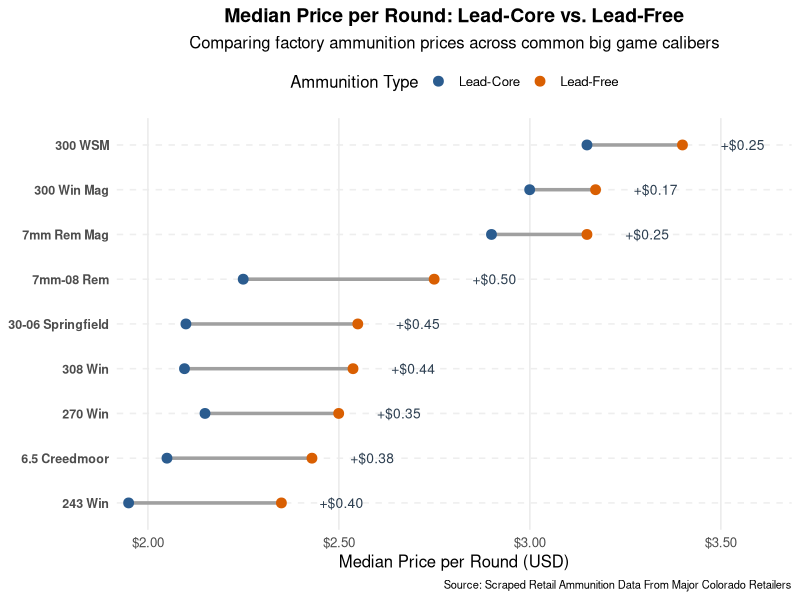
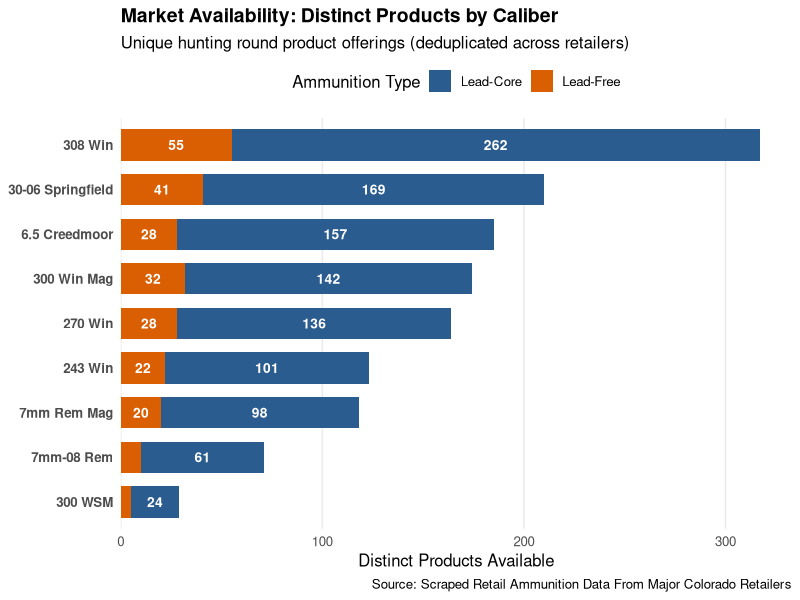
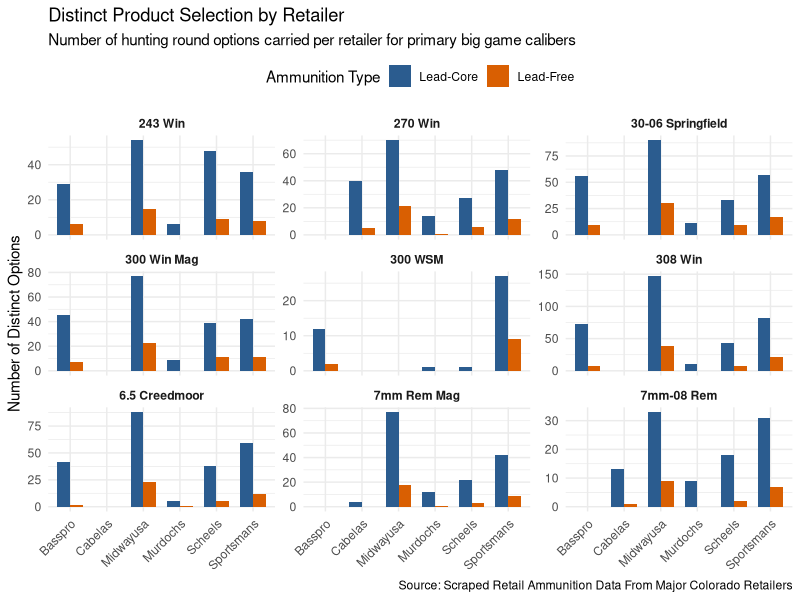
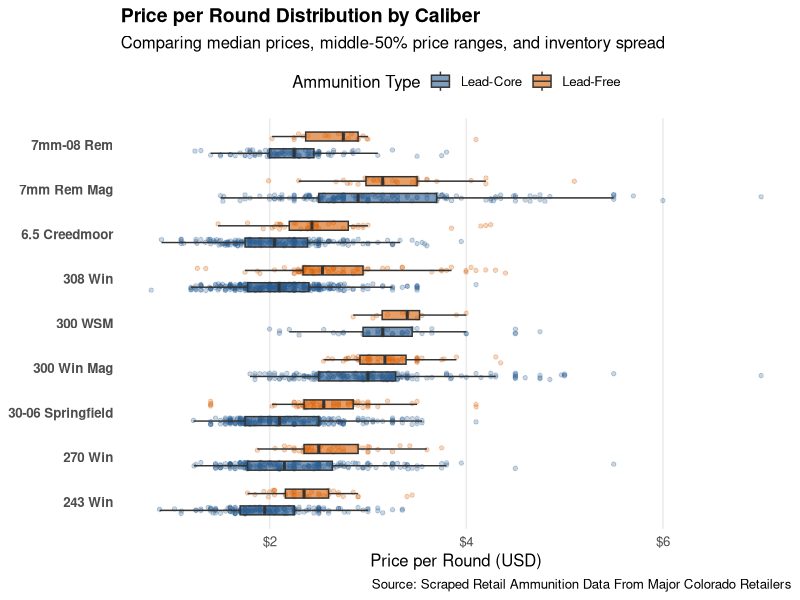
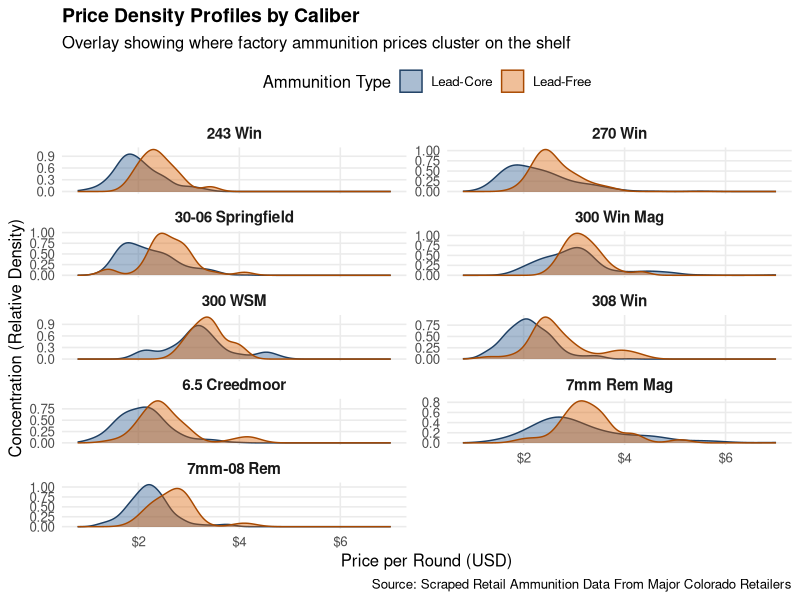

Reproduce these figures in R, in order.
## ---- chunk 1
knitr::opts_chunk$set(
  echo = TRUE,
  warning = FALSE,
  message = FALSE,
  fig.width = 9,
  fig.height = 6,
  dpi = 300
)

library(tidyverse)
library(knitr)
library(scales)
library(readxl)
library(writexl)

# Focus on common big game calibers in Colorado/Western hunting
key_calibers <- c("270 Win", "308 Win", "30-06 Springfield", "6.5 Creedmoor", "300 Win Mag", "300 WSM", "243 Win", "7mm Rem Mag", "7mm-08 Rem")

# Load cleaned dataset
ammo <- read_excel("results/ammo_clean.xlsx") %>%
  filter(
    !str_detect(coalesce(name, ""), regex("FMJ|Full Metal", ignore_case = TRUE))
  ) %>%
  mutate(dedup_id = coalesce(upc, mpn, name)) %>%
  group_by(retailer, dedup_id) %>%
  slice_max(order_by = date, n = 1, with_ties = FALSE) %>%
  ungroup() %>%
  filter(caliber %in% key_calibers)
## ---- chunk 2
overall_summary <- ammo %>%
  filter(!is.na(ppr), ppr > 0) %>%
  summarise(
    `Total Listings` = n(),
    `Mean PPR`       = mean(ppr, na.rm = TRUE),
    `Median PPR`     = median(ppr, na.rm = TRUE),
    `Min PPR`        = min(ppr, na.rm = TRUE),
    `Max PPR`        = max(ppr, na.rm = TRUE),
    `IQR PPR`        = IQR(ppr, na.rm = TRUE)
  )

kable(overall_summary, digits = 2, caption = "High-Level Market Summary (USD per Round)")
## ---- chunk 3
lead_vs_free_summary <- ammo %>%
  filter(!is.na(category), !is.na(caliber), !is.na(ppr)) %>%
  group_by(caliber, category) %>%
  summarise(
    count      = n(),
    median_ppr = median(ppr, na.rm = TRUE),
    mean_ppr   = mean(ppr, na.rm = TRUE),
    sd_ppr     = sd(ppr, na.rm = TRUE),
    .groups    = "drop"
  ) %>%
  arrange(caliber, category)

plot_data <- lead_vs_free_summary %>%
  select(caliber, category, median_ppr) %>%
  pivot_wider(names_from = category, values_from = median_ppr) %>%
  rename(Lead_Core = `Lead-Core`, Lead_Free = `Lead-Free`) %>%
  mutate(
    premium = Lead_Free - Lead_Core,
    caliber = reorder(caliber, Lead_Free)
  )
## ---- chunk 4
p_dumbbell <- ggplot(plot_data) +
  geom_segment(
    aes(x = Lead_Core, xend = Lead_Free, y = caliber, yend = caliber),
    color = "#a0a0a0", size = 1.2
  ) +
  geom_point(aes(x = Lead_Core, y = caliber, color = "Lead-Core"), size = 3) +
  geom_point(aes(x = Lead_Free, y = caliber, color = "Lead-Free"), size = 3) +
  geom_text(
    aes(
      x = pmax(Lead_Free, Lead_Core, na.rm = TRUE) + 0.1,
      y = caliber,
      label = ifelse(premium >= 0, sprintf("+$%.2f", premium), sprintf("-$%.2f", abs(premium)))
    ),
    hjust = 0, size = 3.5, color = "#2c3e50"
  ) +
  scale_color_manual(
    name = "Ammunition Type",
    values = c("Lead-Core" = "#2b5c8f", "Lead-Free" = "#d95f02")
  ) +
  scale_x_continuous(
    labels = dollar_format(),
    expand = expansion(mult = c(0.02, 0.12))
  ) +
  labs(
    title = "Median Price per Round: Lead-Core vs. Lead-Free",
    subtitle = "Comparing factory ammunition prices across common big game calibers",
    x = "Median Price per Round (USD)",
    y = NULL,
    caption = "Source: Scraped Retail Ammunition Data From Major Colorado Retailers"
  ) +
  theme_minimal(base_size = 12) +
  theme(
    legend.position = "top",
    panel.grid.minor = element_blank(),
    panel.grid.major.y = element_line(color = "#eeeeee", linetype = "dashed"),
    plot.title = element_text(face = "bold", size = 14, hjust = 0.5),
    plot.subtitle = element_text(hjust = 0.5),
    axis.text.y = element_text(face = "bold", size = 9),
    plot.caption = element_text(size = 8)
  )

p_dumbbell
## ---- chunk 5
formatted_table <- plot_data %>%
  arrange(desc(Lead_Free)) %>%
  mutate(
    Lead_Core = sprintf("$%.2f", Lead_Core),
    Lead_Free = sprintf("$%.2f", Lead_Free),
    premium   = ifelse(premium >= 0, sprintf("+$%.2f", premium), sprintf("-$%.2f", abs(premium)))
  ) %>%
  rename(
    Caliber = caliber,
    `Lead-Core (\\$/rd)` = Lead_Core,
    `Lead-Free (\\$/rd)` = Lead_Free,
    `Lead-Free Premium` = premium
  )

kable(formatted_table, align = c("l", "r", "r", "r"), caption = "Ammunition Pricing Comparison by Caliber")
## ---- chunk 6
# Deduplicate on distinct products across all stores
unique_ammo <- ammo %>%
  filter(
    !str_detect(coalesce(name, ""), regex("FMJ|Full Metal", ignore_case = TRUE))
  ) %>%
  mutate(dedup_id = coalesce(upc, mpn, name)) %>%
  distinct(dedup_id, .keep_all = TRUE)

availability_data <- unique_ammo %>%
  group_by(caliber, category) %>%
  summarise(count = n(), .groups = "drop") %>%
  group_by(caliber) %>%
  mutate(total_count = sum(count)) %>%
  ungroup() %>%
  mutate(caliber = reorder(caliber, total_count))
## ---- chunk 7
p_availability <- ggplot(availability_data, aes(x = count, y = caliber, fill = category)) +
  geom_col(position = "stack", width = 0.7) +
  geom_text(
    aes(label = ifelse(count > 10, count, "")),
    position = position_stack(vjust = 0.5),
    color = "white",
    fontface = "bold",
    size = 3.5
  ) +
  scale_fill_manual(
    name = "Ammunition Type",
    values = c("Lead-Core" = "#2b5c8f", "Lead-Free" = "#d95f02")
  ) +
  scale_x_continuous(expand = expansion(mult = c(0, 0.05))) +
  labs(
    title = "Market Availability: Distinct Products by Caliber",
    subtitle = "Unique hunting round product offerings (deduplicated across retailers)",
    x = "Distinct Products Available",
    y = NULL,
    caption = "Source: Scraped Retail Ammunition Data From Major Colorado Retailers"
  ) +
  theme_minimal(base_size = 12) +
  theme(
    legend.position = "top",
    panel.grid.minor = element_blank(),
    panel.grid.major.y = element_blank(),
    plot.title = element_text(face = "bold", size = 14),
    axis.text.y = element_text(face = "bold")
  )

p_availability
## ---- chunk 8
retailer_caliber_counts <- ammo %>%
  filter(!is.na(retailer), !is.na(caliber)) %>%
  group_by(retailer, caliber, category) %>%
  summarise(options_count = n(), .groups = "drop")

retailer_benchmark <- retailer_caliber_counts %>%
  group_by(caliber, category) %>%
  summarise(
    avg_options_per_retailer    = mean(options_count),
    median_options_per_retailer = median(options_count),
    retailers_stocking          = n(),
    .groups = "drop"
  ) %>%
  arrange(caliber, category)

kable(
  retailer_benchmark,
  digits = 1,
  caption = "Average & Median Product Options Available Per Retailer"
)
## ---- chunk 9
retailer_caliber_counts %>%
  ggplot(aes(x = retailer, y = options_count, fill = category)) +
  geom_col(position = position_dodge(preserve = "single"), width = 0.7) +
  facet_wrap(~ caliber, scales = "free_y") +
  scale_fill_manual(
    name = "Ammunition Type",
    values = c("Lead-Core" = "#2b5c8f", "Lead-Free" = "#d95f02")
  ) +
  labs(
    title = "Distinct Product Selection by Retailer",
    subtitle = "Number of hunting round options carried per retailer for primary big game calibers",
    x = NULL,
    y = "Number of Distinct Options",
    caption = "Source: Scraped Retail Ammunition Data From Major Colorado Retailers"
  ) +
  theme_minimal(base_size = 11) +
  theme(
    legend.position = "top",
    axis.text.x = element_text(angle = 45, hjust = 1),
    strip.text = element_text(face = "bold")
  )
## ---- chunk 10
boxplot_data <- ammo %>%
  filter(
    !is.na(category),
    !is.na(ppr),
    ppr > 0,
    ppr <= 7.00,
    caliber %in% key_calibers
  )

p_boxplot <- ggplot(boxplot_data, aes(x = caliber, y = ppr, fill = category)) +
  geom_point(
    aes(color = category),
    position = position_jitterdodge(jitter.width = 0.15, dodge.width = 0.75),
    alpha = 0.25,
    size = 1.2,
    show.legend = FALSE
  ) +
  geom_boxplot(
    width = 0.4,
    position = position_dodge(0.75),
    alpha = 0.6,
    outlier.shape = NA
  ) +
  scale_fill_manual(
    name = "Ammunition Type",
    values = c("Lead-Core" = "#2b5c8f", "Lead-Free" = "#d95f02")
  ) +
  scale_color_manual(
    values = c("Lead-Core" = "#2b5c8f", "Lead-Free" = "#d95f02")
  ) +
  scale_y_continuous(labels = dollar_format()) +
  coord_flip() +
  labs(
    title = "Price per Round Distribution by Caliber",
    subtitle = "Comparing median prices, middle-50% price ranges, and inventory spread",
    x = NULL,
    y = "Price per Round (USD)",
    caption = "Source: Scraped Retail Ammunition Data From Major Colorado Retailers"
  ) +
  theme_minimal(base_size = 12) +
  theme(
    legend.position = "top",
    panel.grid.minor = element_blank(),
    panel.grid.major.y = element_blank(),
    plot.title = element_text(face = "bold", size = 14),
    axis.text.y = element_text(face = "bold")
  )

p_boxplot
## ---- chunk 11
density_data <- ammo %>%
  filter(
    !is.na(category),
    !is.na(ppr),
    ppr > 0,
    ppr <= 7.00,
    caliber %in% key_calibers
  )

ggplot(density_data, aes(x = ppr, fill = category, color = category)) +
  geom_density(alpha = 0.4, adjust = 1.2) +
  facet_wrap(~ caliber, scales = "free_y", ncol = 2) +
  scale_fill_manual(
    name = "Ammunition Type",
    values = c("Lead-Core" = "#2b5c8f", "Lead-Free" = "#d95f02")
  ) +
  scale_color_manual(
    name = "Ammunition Type",
    values = c("Lead-Core" = "#1e3f63", "Lead-Free" = "#a84900")
  ) +
  scale_x_continuous(labels = dollar_format()) +
  labs(
    title = "Price Density Profiles by Caliber",
    subtitle = "Overlay showing where factory ammunition prices cluster on the shelf",
    x = "Price per Round (USD)",
    y = "Concentration (Relative Density)",
    caption = "Source: Scraped Retail Ammunition Data From Major Colorado Retailers"
  ) +
  theme_minimal(base_size = 12) +
  theme(
    legend.position = "top",
    panel.grid.minor = element_blank(),
    strip.text = element_text(face = "bold", size = 11),
    plot.title = element_text(face = "bold", size = 14)
  )
